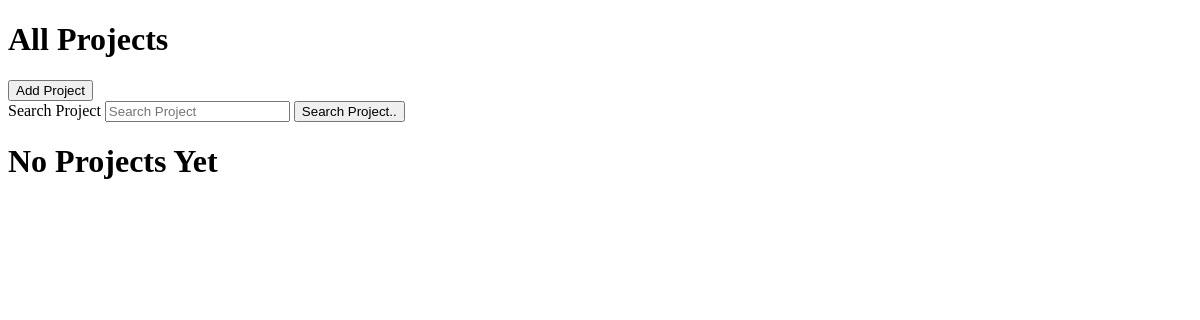
Before: /projects/ (signed in) with the older database file.
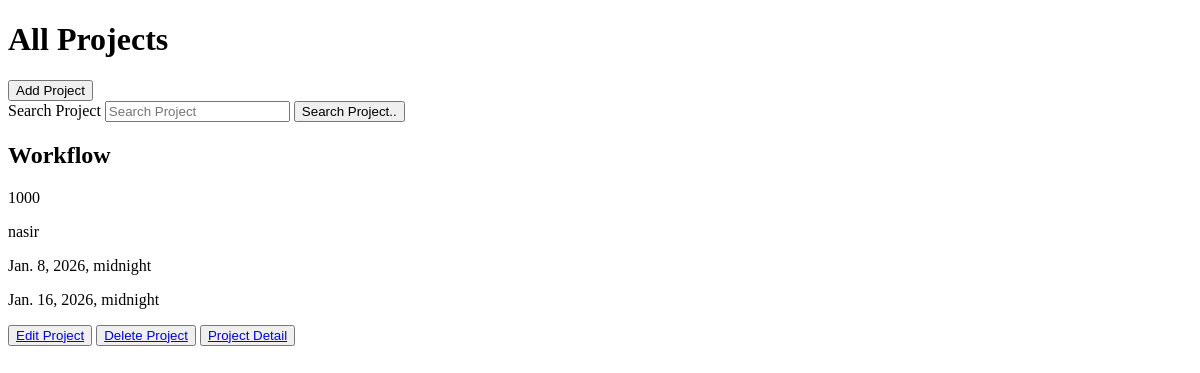
After: the same page with the newer database file.
### projects/models.py (models this page shows, shortened)
class Project(models.Model):
    user = models.ForeignKey(User,on_delete=models.CASCADE)
    title = models.CharField(max_length=150)
    description = models.TextField()
    budget = models.IntegerField()
    paid = models.IntegerField()
    client = models.ForeignKey(Client,on_delete=models.CASCADE,null=True , blank=True)
    startDate = models.DateTimeField(default=now)
    deadline = models.DateTimeField()

### clients/models.py (models this page shows, shortened)
class Client(models.Model):
    user = models.ForeignKey(User,on_delete=models.CASCADE , null=True , blank=True)
    name = models.CharField(max_length=100)
    email = models.EmailField(null=True, blank=True)

### projects/views.py (the view)
# urls.py: path('' ,views.showProjects, name='showProjects' ),
@login_required
def showProjects(request):
    projects = Project.objects.filter(user=request.user)
    return render(request,'projects/showProjects.html' , {'projects': projects})

### projects/templates/projects/showProjects.html (shortened to what this page needs)
<!doctype html>
<html lang="en">
  <head>
  </head>
  <body>
    <h1>All Projects</h1>
    <a href="{% url 'projects:addProject' %}"><button>Add Project</button></a>
    <form action="{% url 'projects:searchProject' %}">
      <label for="search">Search Project</label>
      <input
        type="text"
        name="search"
        value="{{q}}"
        placeholder="Search Project"
      />
      <input type="submit" value="Search Project.." />
    </form>
    {% if projects %} {% for project in projects %}
    <div>
      <h2>{{project.title}}</h2>
      <div>{{project.budget}}</div>
      <p>{{project.client.name}}</p>
      <p>{{project.startDate}}</p>
      <p>{{project.deadline}}</p>
      <button>
        <a href="{% url 'projects:editProject' project.id %}">Edit Project</a>
      </button>
      <button>
        <a href="{% url 'projects:deleteProject' project.id %}"
          >Delete Project</a
        >
      </button>
      <button>
        <a href="{% url 'projects:projectDetail' project.id %}"
          >Project Detail</a
        >
      </button>
    </div>
    {% endfor %} {% else %}
    <h1>No Projects Yet</h1>
    {% endif %}
  </body>
</html>

Changed rows visible on the page:
added Project: title "Workflow", budget "1000", client.name "nasir", startDate "Jan. 8, 2026, midnight", deadline "Jan. 16, 2026, midnight"
Other visible differences:
text no longer shown: "No Projects Yet"
